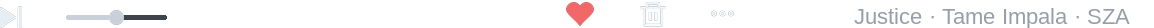
#> input picture assets/control-bar-dark.png, 1154 x 28 px; its folder holds 4 pictures in this run
$ python bust_cache.py
#> lines starting #> are read from the running program, lines starting #| are printed output that depends on the picture
"""Append a content-version query to the README's asset references so the
CDN serves fresh bytes after an image actually changes.

GitHub caches README images by URL: a changed PNG keeps serving the old
bytes for minutes after a push. Every generated image gets a short
pixel-content hash appended as ?v=... — rewritten only when the pixels
differ, so unchanged images never churn the README.

Usage: python widgets/bust_cache.py   (run after build_all.py)
"""

import hashlib
import re
from pathlib import Path

from PIL import Image

ROOT = Path(__file__).resolve().parents[1]
README = ROOT / "README.md"


def pixel_hash(path):
    """Hash the decoded pixels, not the encoded bytes: encoder version
    differences between machines would otherwise churn the README."""
    with Image.open(path) as im:
#> im is the input picture: PIL image 1154x28 RGBA; mean R, G, B, A 18.9, 17.8, 18.6, 21.7
        return hashlib.sha1(im.convert("RGBA").tobytes()).hexdigest()[:6]


def main():
    assets = sorted((ROOT / "assets").glob("*.png")) + \
        sorted((ROOT / "assets").glob("*.gif")) + \
        sorted((ROOT / "assets").glob("*.webp"))
    hashes = {p.name: pixel_hash(p) for p in assets}
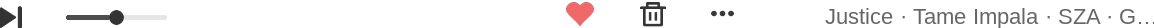
#> input picture assets/control-bar-light.png, 1154 x 28 px
#> in pixel_hash, im is the input picture: PIL image 1154x28 RGBA; mean R, G, B, A 12.5, 10.6, 10.6, 22.4
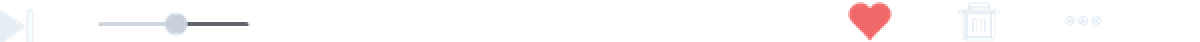
#> input picture assets/control-left-dark.png, 600 x 21 px (shown 2 times larger)
#> in pixel_hash, im is the input picture: PIL image 600x21 RGBA; mean R, G, B, A 24.9, 21.6, 22.4, 17.2
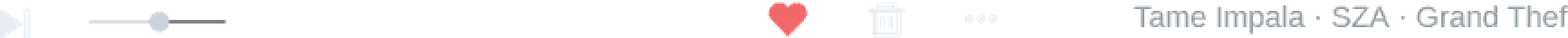
#> input picture assets/control-dark.webp, 866 x 21 px (shown 2 times larger)
#> in pixel_hash, im is the input picture: PIL image 866x21 RGBA; mean R, G, B, A 22.4, 21.1, 21.9, 22.8
#> hashes = {'control-bar-dark.png': '2ced5d', 'control-bar-light.png': 'cc39fd', 'control-left-dark.png': '9c21d1', 'control-dark.webp': 'd2a04f'}
    names = "|".join(sorted((re.escape(n) for n in hashes), key=len, reverse=True))
    pattern = re.compile(rf"({names})(\?v=[0-9a-f]+)?")

#> (the run stopped early here; a loop or call above may not have finished)
